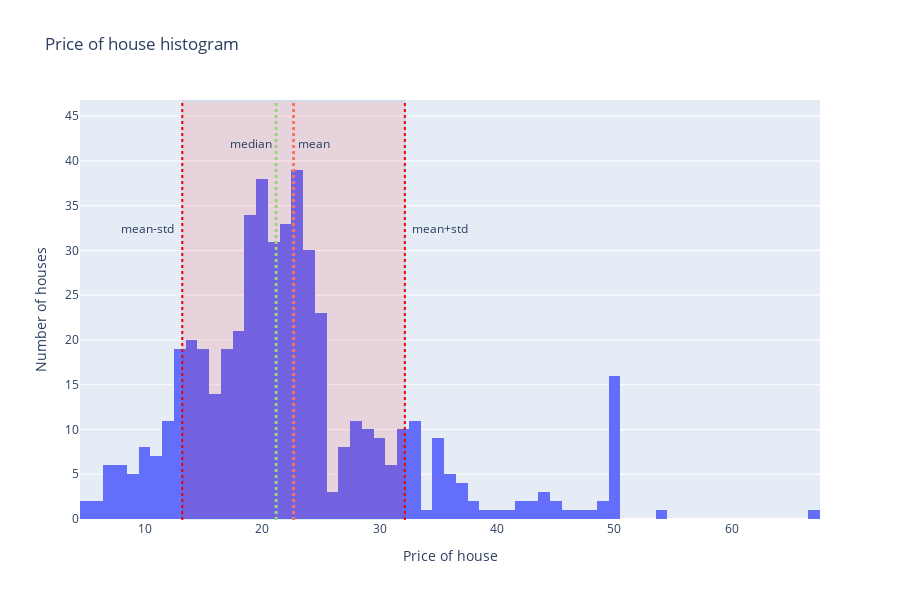

Notebook code for this chart:
### Code cell
r = norm.rvs(size=1000)
x_norm = linspace(norm.ppf(0.01), norm.ppf(0.99), 100)
fig = px.histogram(
    data["MEDV"],
    x="MEDV",
    nbins=100,
    histfunc="count",
    title="Price of house histogram",
    height=600,
)
fig.update_yaxes(title="Number of houses")
fig.update_xaxes(title="Price of house")
fig.add_vline(
    x=mean_price,
    line_color="salmon",
    line_width=3,
    opacity=1,
    line_dash="dot",
)
fig.add_vline(
    x=median_price,
    line_color="lightgreen",
    line_width=3,
    opacity=1,
    line_dash="dot",
)
fig.add_vline(
    x=mean_price + std_price,
    line_color="red",
    line_width=2,
    opacity=1,
    line_dash="dot",
)
fig.add_vline(
    x=mean_price - std_price, line_color="red", line_width=2, opacity=1, line_dash="dot"
)
fig.add_annotation(text="mean", x=mean_price + 1.7, y=42, arrowhead=0, showarrow=False)
fig.add_annotation(
    text="median", x=median_price - 2.1, y=42, arrowhead=0, showarrow=False
)
"""fig.add_shape(
    type="line",
    line_color="salmon",
    line_width=4,
    opacity=1,
    line_dash="dot",
    x0=30,
    x1=30,
    xref="paper",
    y0=40,
    y1=0,
    yref="y",
    name="mean",
)"""
"""fig.add_shape(
    type="line",
    line_color="red",
    line_width=2,
    opacity=1,
    line_dash="dot",
    x0=0,
    x1=1,
    xref="paper",
    y0=mean_price + std_price,
    y1=mean_price + std_price,
    yref="y",
    name="mean",
)"""
"""fig.add_shape(
    type="line",
    line_color="red",
    line_width=2,
    opacity=1,
    line_dash="dot",
    x0=0,
    x1=1,
    xref="paper",
    y0=mean_price - std_price,
    y1=mean_price - std_price,
    yref="y",
    name="mean",
)"""
fig.add_shape(
    type="rect",
    y0=0,
    x0=mean_price - std_price,
    y1=46.7,
    x1=mean_price + std_price,
    opacity=0.1,
    fillcolor="red",
)
fig.add_annotation(
    text="mean+std",
    y="32.5",
    x=mean_price + std_price + 3,
    arrowhead=0,
    showarrow=False,
)
fig.add_annotation(
    text="mean-std",
    y="32.5",
    x=mean_price - std_price - 3,
    arrowhead=0,
    showarrow=False,
)
fig.show()

### Figure 1 — Plotly figure (JSON) as saved in the notebook; plotly's stock layout.template omitted (floating-point values rounded to 4 significant figures; data arrays with more than 128 entries replaced by an {"elided": "..."} marker saying what was removed)
{"data": [{"alignmentgroup": "True", "bingroup": "x", "histfunc": "count", "hovertemplate": "MEDV=%{x}<br>count=%{y}<extra></extra>", "legendgroup": "", "marker": {"color": "#636efa", "pattern": {"shape": ""}}, "name": "", "nbinsx": 100, "offsetgroup": "", "orientation": "v", "showlegend": false, "type": "histogram", "x": {"elided": "511 float values"}, "xaxis": "x", "yaxis": "y"}], "layout": {"annotations": [{"arrowhead": 0, "showarrow": false, "text": "mean", "x": 24.38, "y": 42}, {"arrowhead": 0, "showarrow": false, "text": "median", "x": 19.1, "y": 42}, {"arrowhead": 0, "showarrow": false, "text": "mean+std", "x": 35.16, "y": "32.5"}, {"arrowhead": 0, "showarrow": false, "text": "mean-std", "x": 10.21, "y": "32.5"}], "barmode": "relative", "height": 600, "legend": {"tracegroupgap": 0}, "shapes": [{"line": {"color": "salmon", "dash": "dot", "width": 3}, "opacity": 1, "type": "line", "x0": 22.68, "x1": 22.68, "xref": "x", "y0": 0, "y1": 1, "yref": "y domain"}, {"line": {"color": "lightgreen", "dash": "dot", "width": 3}, "opacity": 1, "type": "line", "x0": 21.2, "x1": 21.2, "xref": "x", "y0": 0, "y1": 1, "yref": "y domain"}, {"line": {"color": "red", "dash": "dot", "width": 2}, "opacity": 1, "type": "line", "x0": 32.16, "x1": 32.16, "xref": "x", "y0": 0, "y1": 1, "yref": "y domain"}, {"line": {"color": "red", "dash": "dot", "width": 2}, "opacity": 1, "type": "line", "x0": 13.21, "x1": 13.21, "xref": "x", "y0": 0, "y1": 1, "yref": "y domain"}, {"fillcolor": "red", "opacity": 0.1, "type": "rect", "x0": 13.21, "x1": 32.16, "y0": 0, "y1": 46.7}], "title": {"text": "Price of house histogram"}, "xaxis": {"anchor": "y", "domain": [0, 1], "title": {"text": "Price of house"}}, "yaxis": {"anchor": "x", "domain": [0, 1], "title": {"text": "Number of houses"}}}}
